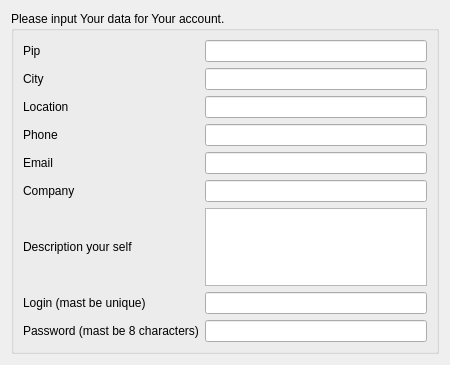
<?xml version="1.0" encoding="UTF-8"?>
<ui version="4.0">
 <class>AccountReadWindow</class>
 <widget class="QDialog" name="AccountReadWindow">
  <property name="geometry">
   <rect>
    <x>0</x>
    <y>0</y>
    <width>450</width>
    <height>365</height>
   </rect>
  </property>
  <property name="windowTitle">
   <string>Dialog</string>
  </property>
  <layout class="QGridLayout" name="gridLayout_2">
   <item row="0" column="0">
    <widget class="QGroupBox" name="groupBox">
     <property name="title">
      <string>Please input Your data for Your account.</string>
     </property>
     <layout class="QGridLayout" name="gridLayout">
      <item row="5" column="0">
       <widget class="QLabel" name="l_company">
        <property name="text">
         <string>Company</string>
        </property>
       </widget>
      </item>
      <item row="6" column="0">
       <widget class="QLabel" name="l_description">
        <property name="text">
         <string>Description your self</string>
        </property>
       </widget>
      </item>
      <item row="2" column="0">
       <widget class="QLabel" name="l_location">
        <property name="text">
         <string>Location</string>
        </property>
       </widget>
      </item>
      <item row="4" column="0">
       <widget class="QLabel" name="l_email">
        <property name="text">
         <string>Email</string>
        </property>
       </widget>
      </item>
      <item row="0" column="1">
       <widget class="QLineEdit" name="le_pip"/>
      </item>
      <item row="8" column="1">
       <widget class="QLineEdit" name="le_password"/>
      </item>
      <item row="3" column="1">
       <widget class="QLineEdit" name="le_phone"/>
      </item>
      <item row="0" column="0">
       <widget class="QLabel" name="l_pip">
        <property name="text">
         <string>Pip</string>
        </property>
       </widget>
      </item>
      <item row="4" column="1">
       <widget class="QLineEdit" name="le_email"/>
      </item>
      <item row="2" column="1">
       <widget class="QLineEdit" name="le_location"/>
      </item>
      <item row="1" column="0">
       <widget class="QLabel" name="l_city">
        <property name="text">
         <string>City</string>
        </property>
       </widget>
      </item>
      <item row="8" column="0">
       <widget class="QLabel" name="l_password">
        <property name="text">
         <string>Password (mast be 8 characters)</string>
        </property>
       </widget>
      </item>
      <item row="6" column="1">
       <widget class="QTextEdit" name="te_description">
        <property name="minimumSize">
         <size>
          <width>48</width>
          <height>0</height>
         </size>
        </property>
       </widget>
      </item>
      <item row="1" column="1">
       <widget class="QLineEdit" name="le_city"/>
      </item>
      <item row="3" column="0">
       <widget class="QLabel" name="l_phone">
        <property name="text">
         <string>Phone</string>
        </property>
       </widget>
      </item>
      <item row="7" column="1">
       <widget class="QLineEdit" name="le_login"/>
      </item>
      <item row="7" column="0">
       <widget class="QLabel" name="l_login">
        <property name="text">
         <string>Login (mast be unique)</string>
        </property>
       </widget>
      </item>
      <item row="5" column="1">
       <widget class="QLineEdit" name="le_company"/>
      </item>
     </layout>
    </widget>
   </item>
  </layout>
 </widget>
 <resources/>
 <connections/>
</ui>
